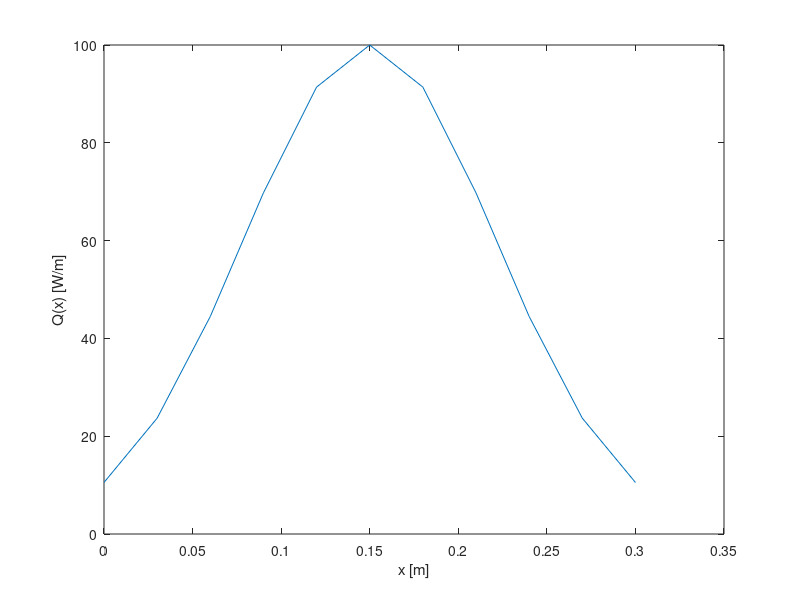

This chart was generated by the following MATLAB code: (Note: this script raises an error after producing the figure.)
clear all   % clear all variables that existed before
close all   % close all figures
clc         % clear the command window

L   = 0.3;   % [m] length of the rod
Acs = 0.01;  % [m2] cross sectional area of the rod
k   = 237;   % [W/m/K] thermal conductivity of the rod
T0  = 293;   % [K] reference temperature (not used)
h   = 3;     % [W/K] cooling coefficient at the right boundary
Q0  = 100;   % [W/m] intensity of the applied heat load 
a   = 0.1;   % [m] width parameter for the applied heat load
Q   =@(x) Q0*exp(-(x-L/2).^2/a^2); % [W/m] applied heat load

N = 11;
x = linspace(0,L,N).';      % spatial grid
dx = x(2) - x(1);            % grid spacing (is constant)

% make a figure of the applied heat load (just for understanding)
fig = figure(1);
plot(x, Q(x))
xlabel 'x [m]'
ylabel 'Q(x) [W/m]'

%% TODO: Construct the stiffness matrix A here
% You can choose an explicit or an implicit implementation of the boundary conditions,
% but note that the stiffness matrix will become larger in the implicit implementation
A = sparse(N+2,N+2);    % creates a NxN sparse matrix (so all elements are zero)
A(1,2) = 1;

for ii = 2:N+1
  A(ii,ii-1) = 1/dx^2;
  A(ii,ii) = -2/dx^2;
  A(ii,ii+1) = 1/dx^2;
end

A(end, end) = 1;
A(end, end-2) = -1;

%% TODO: Construct the load vector f here
% note that the size of b should match the size of the stiffness matrix A
f = zeros(N,1);     % creates a zero column vector of length N

%% TODO: Compute the resulting temperature field Tr
% note that Tr should be a vector of length N

% save a figure of the resulting temperature field
fig = figure(2);
plot(x,T)
xlabel 'x [m]'
ylabel 'T(x) [K]'
print('Week1_T.jpg')